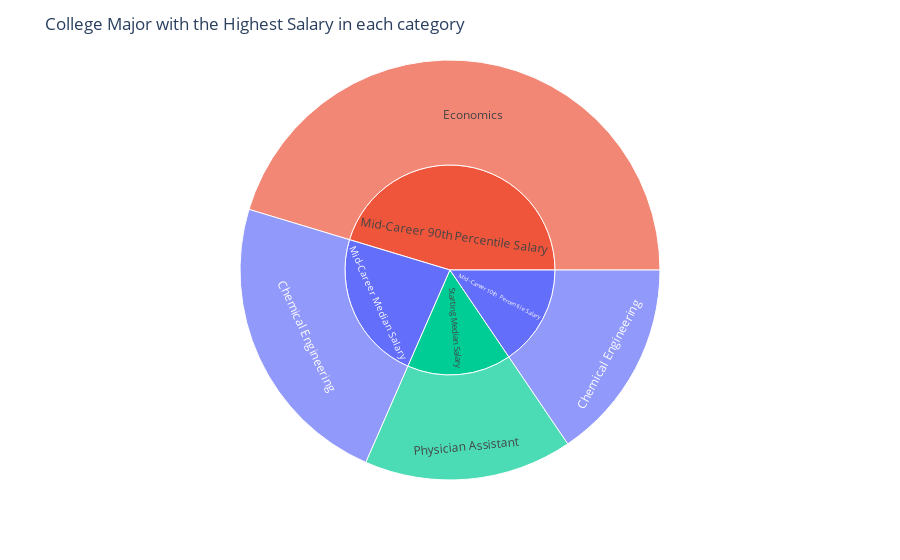

Here is the notebook cell this chart was saved with:
### Code cell
fig = px.sunburst(highest_salary_table, path=['Category', 'Highest Salary College Major'], values='Amount',
                  color='Highest Salary College Major', hover_data=['Amount'])

fig.update_layout(
                   title="College Major with the Highest Salary in each category",
                )
fig.show()

### Figure 1 — Plotly figure (JSON) as saved in the notebook; plotly's stock layout.template omitted (floating-point values rounded to 4 significant figures)
{"data": [{"branchvalues": "total", "customdata": [[107000, "Chemical Engineering"], [210000, "Economics"], [74300, "Physician Assistant"], [71900, "Chemical Engineering"], [71900, "Chemical Engineering"], [210000, "Economics"], [107000, "Chemical Engineering"], [74300, "Physician Assistant"]], "domain": {"x": [0, 1], "y": [0, 1]}, "hovertemplate": "labels=%{label}<br>Amount=%{customdata[0]}<br>parent=%{parent}<br>id=%{id}<br>Highest Salary College Major=%{customdata[1]}<extra></extra>", "ids": ["Mid-Career Median Salary/Chemical Engineering", "Mid-Career 90th Percentile Salary/Economics", "Starting Median Salary/Physician Assistant", "Mid-Career 10th Percentile Salary/Chemical Engineering", "Mid-Career 10th Percentile Salary", "Mid-Career 90th Percentile Salary", "Mid-Career Median Salary", "Starting Median Salary"], "labels": ["Chemical Engineering", "Economics", "Physician Assistant", "Chemical Engineering", "Mid-Career 10th Percentile Salary", "Mid-Career 90th Percentile Salary", "Mid-Career Median Salary", "Starting Median Salary"], "marker": {"colors": ["#636efa", "#EF553B", "#00cc96", "#636efa", "#636efa", "#EF553B", "#636efa", "#00cc96"]}, "name": "", "parents": ["Mid-Career Median Salary", "Mid-Career 90th Percentile Salary", "Starting Median Salary", "Mid-Career 10th Percentile Salary", "", "", "", ""], "values": [107000, 210000, 74300, 71900, 71900, 210000, 107000, 74300], "type": "sunburst"}], "layout": {"legend": {"tracegroupgap": 0}, "margin": {"t": 60}, "title": {"text": "College Major with the Highest Salary in each category"}}}
